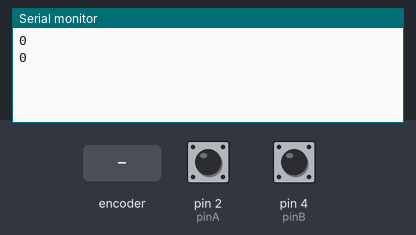
Bench run of a sketch on a simulated Arduino Uno, built with avr-gcc and run on an emulated ATmega328P. Shown: the last lines printed to the serial monitor. The inputs (shaded band) are chosen by the test bench; at power-on: pin 2 (pinA) HIGH, pin 4 (pinB) HIGH.

Above: at 1.2 s.
1.3 s: rotary encoder on pin 2 (pinA) / pin 4 (pinB) turned 1 step (first pin leading)
At 2.8 s:
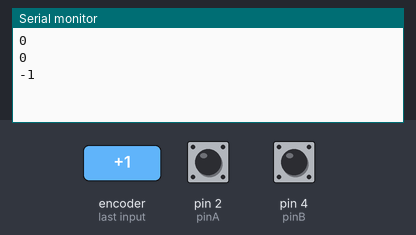
3.0 s: rotary encoder on pin 2 (pinA) / pin 4 (pinB) turned 1 step (first pin leading)
At 3.8 s:
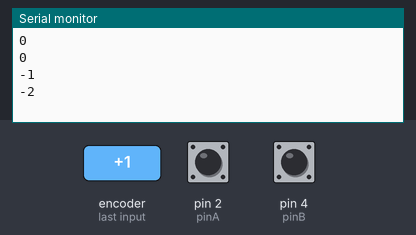
Timing chart, 0 to 6.0 s (numbered marks = the images above; inputs shaded):
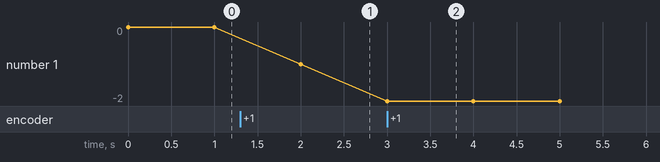

Measured:
- after the input at 1.3 s, the serial monitor: prints a new line after 0.70 s (image 1)
- after the input at 3.0 s, the serial monitor: prints a new line at once (image 2)
- plotted number 1: 0 → -1 after the input at 1.3 s, -1 → -2 after the input at 3.0 s

The sketch:

Rotary_encoder.ino
```cpp
// Rotary encoder, V. Ziemann, 161205
const int pinA=2,pinB=4;
volatile int pos=0;
void setup() {
  Serial.begin(9600); while (!Serial) {;}
  pinMode(pinA,INPUT_PULLUP);
  pinMode(pinB,INPUT_PULLUP);
  attachInterrupt(0,interrupt_handler,FALLING); // 0=pin2, 1=pin3
}
void loop() {
  Serial.println(pos);
  delay(1000);
}
void interrupt_handler() {
  if (digitalRead(pinA)==digitalRead(pinB)) {pos++;} else {pos--;}
}
```
